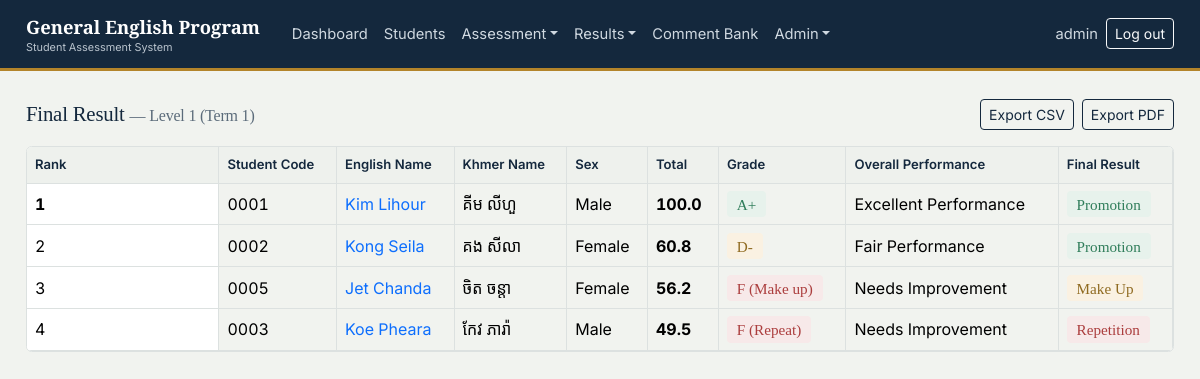
The app's page /final-results/?class_id=2 (signed in), older data.
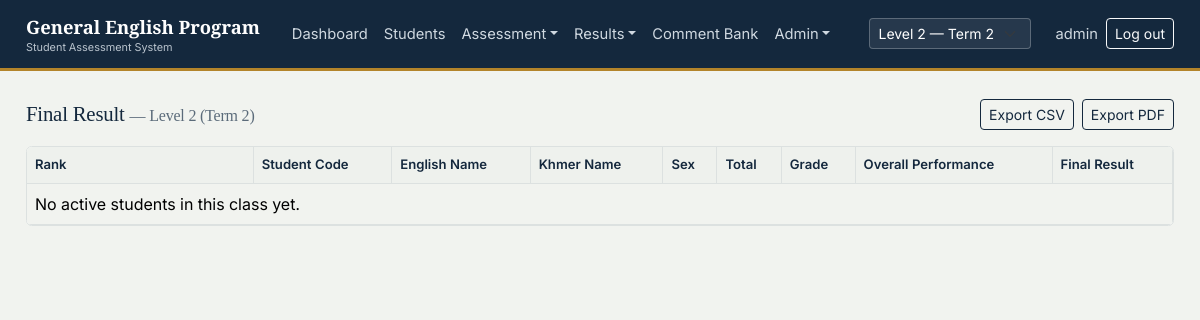
The same page, newer data.
### gep/models.py (models this page shows, shortened)
class ClassGroup(models.Model):
    name = models.CharField(max_length=100)  # "Level 1"
    room = models.CharField(max_length=50, blank=True)
    term = models.ForeignKey(Term, related_name='classes', on_delete=models.CASCADE)
    book = models.CharField(max_length=150, blank=True)
    subject = models.CharField(max_length=100, default='GEP')
    total_class_days = models.PositiveIntegerField(default=20)
    class Meta:
        ordering = ['term', 'name']

class Term(models.Model):
    academic_year = models.ForeignKey(AcademicYear, related_name='terms', on_delete=models.CASCADE)
    name = models.CharField(max_length=50)  # "Term 1" / "Term 2"
    order = models.PositiveSmallIntegerField(default=1)
    class Meta:
        ordering = ['academic_year', 'order']
        unique_together = ('academic_year', 'name')

class Enrollment(models.Model):
    STATUS_CHOICES = [('Active', 'Active'), ('Inactive', 'Inactive')]
    student = models.ForeignKey(StudentProfile, related_name='enrollments', on_delete=models.CASCADE)
    class_group = models.ForeignKey(ClassGroup, related_name='enrollments', on_delete=models.CASCADE)
    course = models.CharField(max_length=50, default='GEP')
    status = models.CharField(max_length=10, choices=STATUS_CHOICES, default='Active')
    class Meta:
        unique_together = ('student', 'class_group')
        ordering = ['class_group', 'student__student_code']

class StudentProfile(models.Model):
    GENDER_CHOICES = [('M', 'Male'), ('F', 'Female')]
    student_code = models.CharField(max_length=10, unique=True, editable=False, blank=True)
    khmer_name = models.CharField(max_length=150, blank=True)
    english_name = models.CharField(max_length=150)
    gender = models.CharField(max_length=1, choices=GENDER_CHOICES)
    date_of_birth = models.DateField(null=True, blank=True)
    phone = models.CharField(max_length=30, blank=True)
    email = models.EmailField(blank=True)
    class Meta:
        ordering = ['student_code']

### gep/views.py (the view)
# urls.py: path('final-results/', views.final_result, name='final-result'),
@class_scoped
def final_result(request):
    cls = request.current_class
    rows = compute_class_ranking(cls) if cls else []
    context = {
        'current_class': cls,
        'allowed_classes': request.allowed_classes,
        'rows': rows,
        'base_template': base_template(request),
    }
    return render(request, 'gep/final_result.html', context)

### gep/grading.py (called while the page is built)
def _q(value):
    return Decimal(value).quantize(Q1, rounding=ROUND_HALF_UP)

def letter_grade(total):
    t = Decimal(total)
    for lo, label in GRADE_BANDS:
        if t >= lo:
            return label
    return 'F (Repeat)'

def overall_performance(total):
    t = Decimal(total)
    if t >= 90:
        return 'Excellent Performance'
    if t >= 80:
        return 'Very Good Performance'
    if t >= 70:
        return 'Good Performance'
    if t >= 60:
        return 'Fair Performance'
    return 'Needs Improvement'

def final_result_label(total):
    t = Decimal(total)
    if t >= 60:
        return 'Promotion'
    if t >= 50:
        return 'Make Up'
    return 'Repetition'

def get_category_weight(name, default):
    cat = ScoreCategory.objects.filter(name=name).first()
    return cat.weight_percent if cat else Decimal(default)

def exam_breakdown(enrollment, exam_type):
    result = ExamResult.objects.filter(enrollment=enrollment, exam_type=exam_type).first()
    if not result:
        return Decimal('0.0'), None
    return _q(result.percent), result

### gep/models.py (called while the page is built)
    @property
    def total(self):
        return self.listening + self.speaking + self.reading + self.writing

### gep/templates/gep/final_result.html
{% extends base_template %}
{% block content %}
<div class="d-flex justify-content-between align-items-center mb-3 flex-wrap gap-2">
  <h2 class="font-serif mb-0" style="font-size:1.3rem;">
    Final Result {% if current_class %}<span class="text-slate fs-6">— {{ current_class.name }} ({{ current_class.term.name }})</span>{% endif %}
  </h2>
  {% if current_class %}
  <div class="d-flex gap-2">
    <a class="btn btn-sm btn-outline-primary" href="{% url 'final-result-csv' %}?class_id={{ current_class.pk }}">Export CSV</a>
    <a class="btn btn-sm btn-outline-primary" href="{% url 'final-result-pdf' %}?class_id={{ current_class.pk }}" target="_blank">Export PDF</a>
  </div>
  {% endif %}
</div>
{% if not current_class %}
<div class="sheet">No class available yet.</div>
{% else %}
<div class="grid-wrap">
<table class="table gradebook mb-0">
  <thead>
    <tr><th class="name-col">Rank</th><th>Student Code</th><th>English Name</th><th>Khmer Name</th><th>Sex</th><th>Total</th><th>Grade</th><th>Overall Performance</th><th>Final Result</th></tr>
  </thead>
  <tbody>
    {% for row in rows %}
    <tr>
      <td class="name-col {% if row.rank == 1 %}rank-1{% endif %}">{{ row.rank }}</td>
      <td>{{ row.enrollment.student.student_code }}</td>
      <td><a href="{% url 'report-card' row.enrollment.pk %}">{{ row.enrollment.student.english_name }}</a></td>
      <td class="khmer-text">{{ row.enrollment.student.khmer_name }}</td>
      <td>{{ row.enrollment.student.get_gender_display }}</td>
      <td class="fw-bold">{{ row.total }}</td>
      <td>
        {% if 'A' in row.grade or 'B' in row.grade %}<span class="badge-grade grade-good">{{ row.grade }}</span>
        {% elif 'C' in row.grade or 'D' in row.grade %}<span class="badge-grade grade-warn">{{ row.grade }}</span>
        {% else %}<span class="badge-grade grade-bad">{{ row.grade }}</span>{% endif %}
      </td>
      <td>{{ row.performance }}</td>
      <td>
        {% if row.final_result == 'Promotion' %}<span class="badge-grade grade-good">{{ row.final_result }}</span>
        {% elif row.final_result == 'Make Up' %}<span class="badge-grade grade-warn">{{ row.final_result }}</span>
        {% else %}<span class="badge-grade grade-bad">{{ row.final_result }}</span>{% endif %}
      </td>
    </tr>
    {% empty %}
    <tr><td colspan="9" class="text-slate">No active students in this class yet.</td></tr>
    {% endfor %}
  </tbody>
</table>
</div>
{% endif %}
{% endblock %}

Row changes from the older to the newer data that the page shows:
no longer on this page (row unchanged): ClassGroup: name "Level 1", term.name "Term 1"
no longer on this page (row unchanged): Enrollment: rank "1", enrollment.student.student_code "0001", enrollment.student.english_name "Kim Lihour", enrollment.student.khmer_name "គីម លីហួ", enrollment.student.gender "Male", total "100.0", grade "A+", performance "Excellent Performance", final_result "Promotion"
no longer on this page (row unchanged): Enrollment: rank "2", enrollment.student.student_code "0002", enrollment.student.english_name "Kong Seila", enrollment.student.khmer_name "គង សីលា", enrollment.student.gender "Female", total "60.8", grade "D-", performance "Fair Performance", final_result "Promotion"
removed Enrollment: rank "3", enrollment.student.student_code "0005", enrollment.student.english_name "Jet Chanda", enrollment.student.khmer_name "ចិត ចន្តា", enrollment.student.gender "Female", total "56.2", grade "F (Make up)", performance "Needs Improvement", final_result "Make Up"
no longer on this page (row unchanged): Enrollment: rank "4", enrollment.student.student_code "0003", enrollment.student.english_name "Koe Pheara", enrollment.student.khmer_name "កែវ ភារ៉ា", enrollment.student.gender "Male", total "49.5", grade "F (Repeat)", performance "Needs Improvement", final_result "Repetition"
added ClassGroup: name "Level 2", term.name "Term 2"
Text that changed along with them:
form field class_id: (not shown) → "Level 2 — Term 2"
text now shown: "No active students in this class yet."
